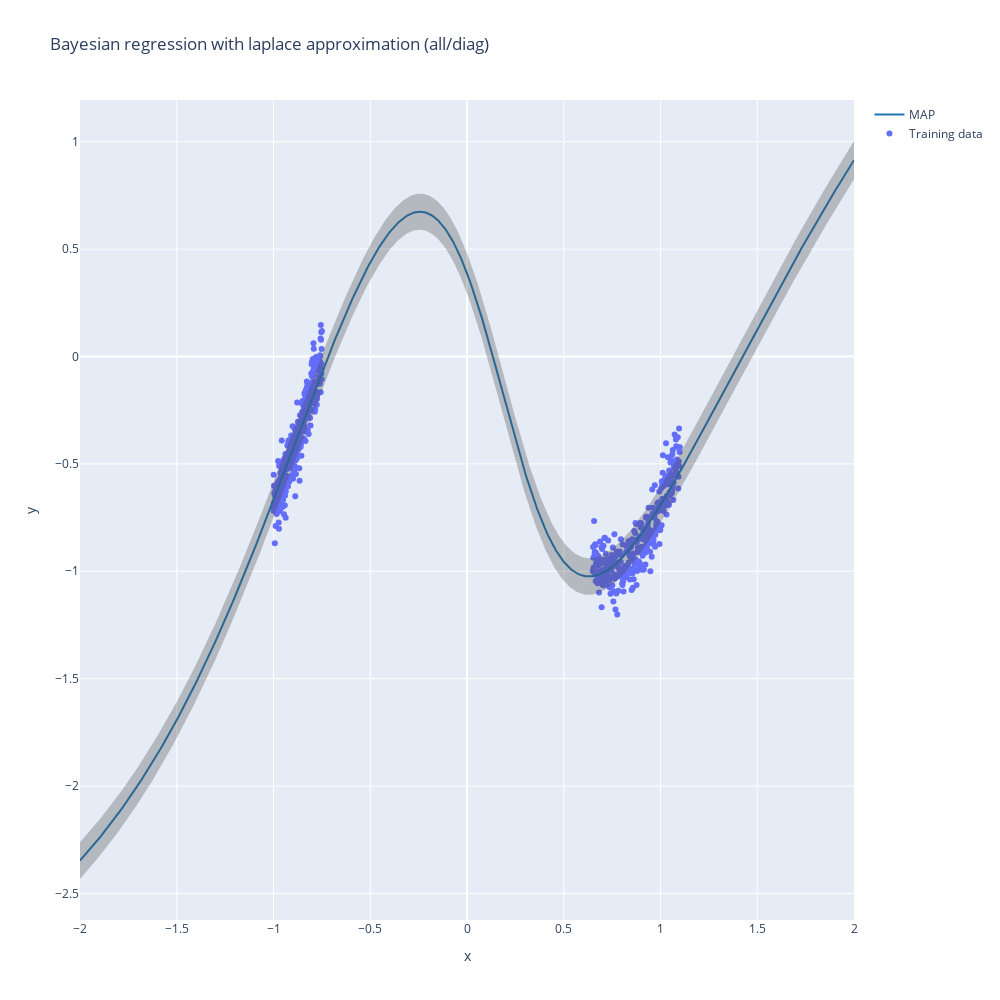

Notebook cell for this chart:
### Code cell
la = experiment_btwn.train_la(model=model, dataloader=experiment_btwn.train_dataloader, subset_of_weights="all", hessian_structure="diag", sigma_noise=0.075)
experiment_la(la, X_tr=X_train, y_tr=y_train, X_te=X_test, title="Bayesian regression with laplace approximation (all/diag)")

### Figure 1 — Plotly figure (JSON) as saved in the notebook; plotly's stock layout.template omitted (floating-point values rounded to 4 significant figures; data arrays with more than 128 entries replaced by an {"elided": "..."} marker saying what was removed)
{"data": [{"mode": "markers", "name": "Training data", "type": "scatter", "x": {"elided": "670 float values"}, "y": {"elided": "670 float values"}}, {"line": {"color": "rgb(31, 119, 180)"}, "mode": "lines", "name": "MAP", "type": "scatter", "x": {"elided": "1000 float values"}, "y": {"elided": "1000 float values"}}, {"line": {"width": 0}, "marker": {"color": "#444"}, "mode": "lines", "name": "Upper Bound", "showlegend": false, "type": "scatter", "x": {"elided": "1000 float values"}, "y": {"elided": "1000 float values"}}, {"fill": "tonexty", "fillcolor": "rgba(68, 68, 68, 0.3)", "line": {"width": 0}, "marker": {"color": "#444"}, "mode": "lines", "name": "Lower Bound", "showlegend": false, "type": "scatter", "x": {"elided": "1000 float values"}, "y": {"elided": "1000 float values"}}], "layout": {"autosize": false, "height": 1000, "hovermode": "x", "title": {"text": "Bayesian regression with laplace approximation (all/diag)"}, "width": 1000, "xaxis": {"title": {"text": "x"}}, "yaxis": {"title": {"text": "y"}}}}
